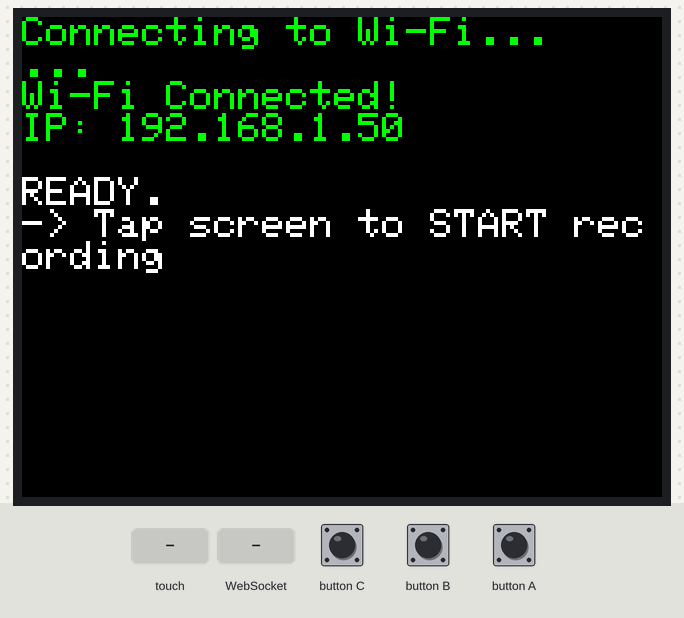
A sketch run on a simulated ESP32-S3. Shown: 320×240 colour display. The test bench sets the inputs (shaded band). WiFi joins after 1.5 s; servers stay silent unless stated.

Above: at 2.8 s.
2.9 s: touch panel pressed at 13 % / 10 % of its raw x / y range
At 3.3 s:
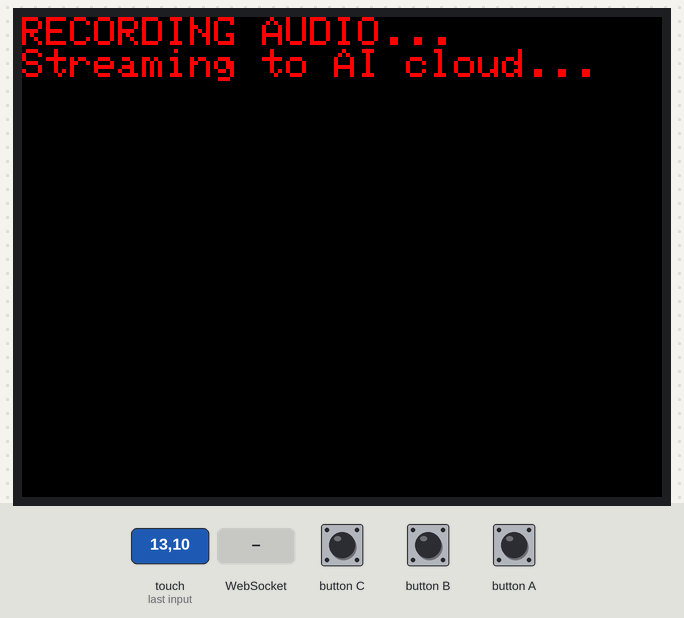
4.4 s: WebSocket text "ERROR:" received
At 4.9 s:
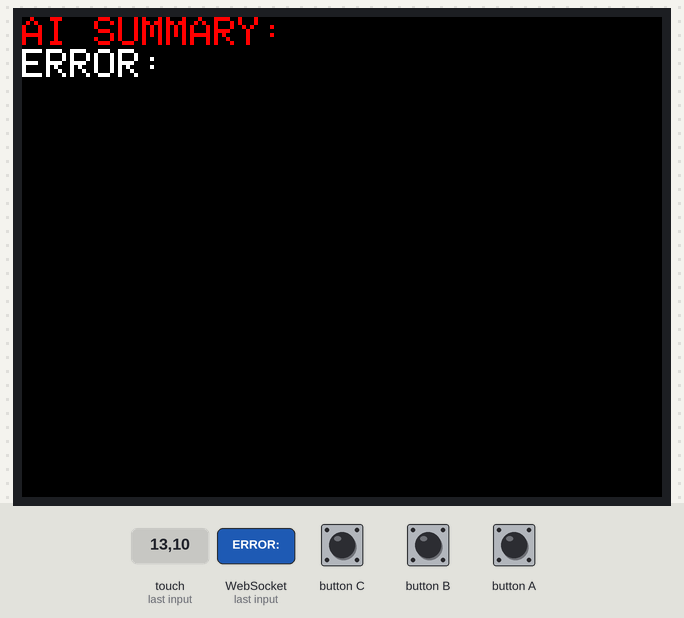
6.0 s: touch panel pressed at 38 % / 10 % of its raw x / y range
At 6.9 s:
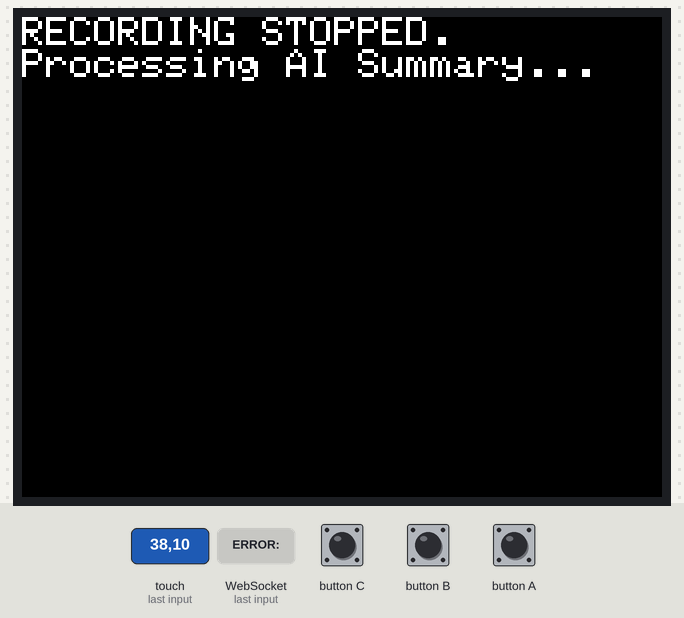
7.5 s: WebSocket text "1" received
At 7.9 s:
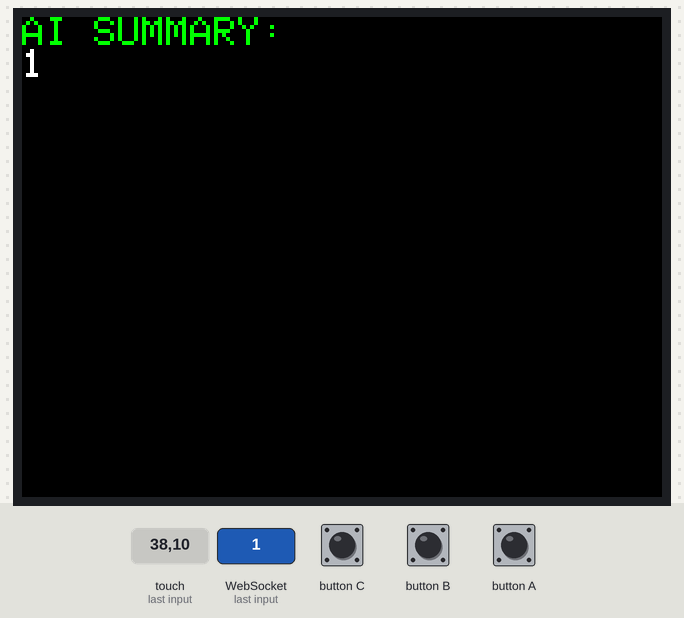
9.0 s: touch panel pressed at 62 % / 10 % of its raw x / y range
At 10.2 s:
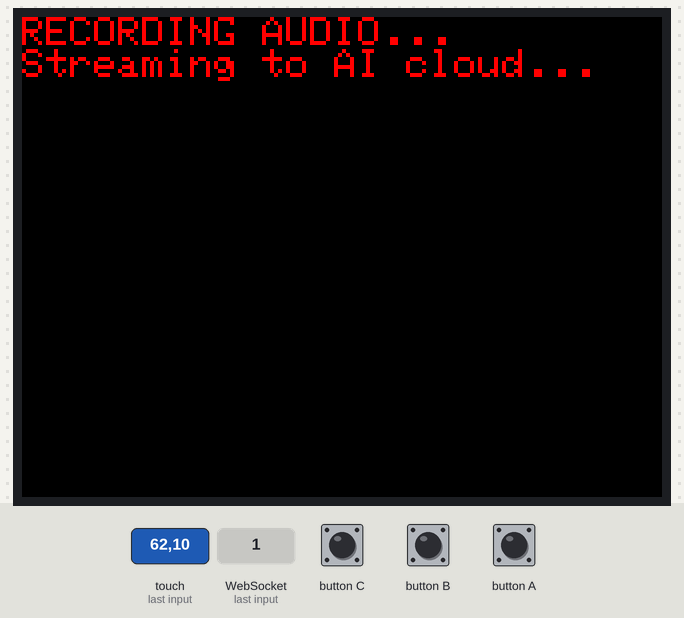
10.5 s: touch panel pressed at 87 % / 10 % of its raw x / y range
At 11.6 s:
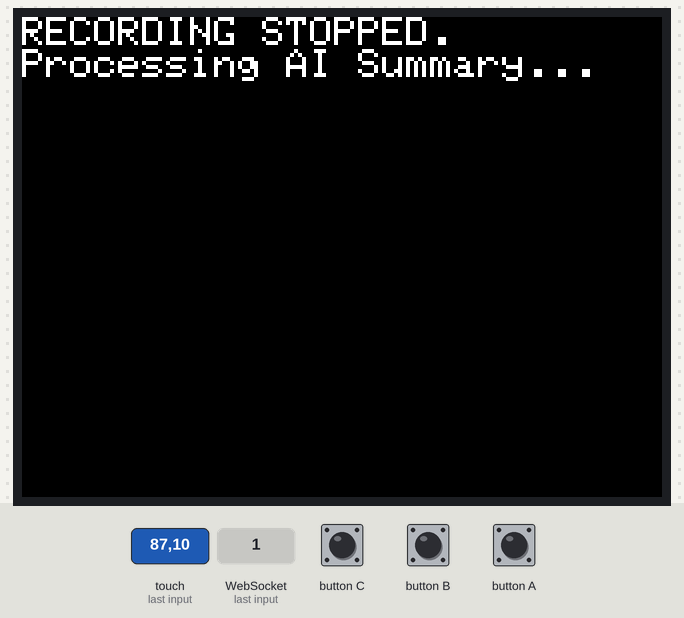
Timing chart, 0 to 13.0 s (numbered marks = the images above; inputs shaded):
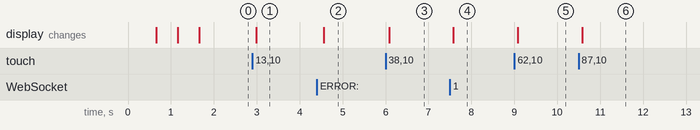

Measured:
- after the input at 2.9 s, the display: changes after 0.08 s (image 1)
- after the input at 4.4 s, the display: changes after 0.16 s (image 2)
- after the input at 6.0 s, the display: changes after 0.08 s (image 3)
- after the input at 7.5 s, the display: changes after 0.08 s (image 4)
- after the input at 9.0 s, the display: changes after 0.08 s (image 5)
- after the input at 10.5 s, the display: changes after 0.08 s (image 6)

The sketch:

sketch_aug27a.ino
```cpp
#include <M5CoreS3.h>
#include <WiFi.h>
#include <WebSocketsClient.h>

// 1. CONFIGURE YOUR NETWORK (Update these)
const char* ssid     = "404 Network Not Found";
const char* password = "K@rthik2001";
const char* serverIP = "192.168.1.156"; // Set locally before uploading
const int serverPort = 8000;

WebSocketsClient webSocket;
bool isRecording = false;
bool showingSummary = false;
// Audio Configuration for the built-in microphone
#define SAMPLE_RATE 16000
// 256 samples x 2 bytes = 512 bytes of 16-bit PCM audio.
int16_t audioBuffer[256];

// Local speech gate: tune this if your room is unusually quiet or noisy.
const int32_t VAD_THRESHOLD = 400;
const uint8_t VAD_HANGOVER_CHUNKS = 30; // About 480 ms at 16 kHz.
const uint8_t VAD_PREROLL_CHUNKS = 3; // Keep about 48 ms before speech starts.
bool speechActive = false;
uint8_t silentChunks = 0;
int16_t preRoll[VAD_PREROLL_CHUNKS][256];
uint8_t preRollCount = 0;

int32_t audioLevel(const int16_t* samples, size_t count) {
    uint64_t total = 0;

    for (size_t i = 0; i < count; i++) {
        total += abs((int32_t)samples[i]);
    }

    return (int32_t)(total / count);
}

void printWrapped(const String& text) {
    const int maxChars = 26;
    String line = "";

    for (int i = 0; i < text.length(); i++) {
        char c = text[i];

        if (c == '\n' || c == '\r') {
            if (line.length() > 0) {
                CoreS3.Display.println(line);
                line = "";
            }
            continue;
        }

        line += c;

        if (line.length() >= maxChars) {
            CoreS3.Display.println(line);
            line = "";
        }
    }

    if (line.length() > 0) {
        CoreS3.Display.println(line);
    }
}

void webSocketEvent(WStype_t type, uint8_t *payload, size_t length) {
    if (type == WStype_CONNECTED) {
        if (!showingSummary) {
            CoreS3.Display.clear();
            CoreS3.Display.setCursor(0, 0);
            CoreS3.Display.setTextColor(GREEN);
            CoreS3.Display.println("Server connected");
        }
    }
    else if (type == WStype_TEXT) {
        showingSummary = true;

        String summary = "";
        for (size_t i = 0; i < length; i++) {
            summary += (char)payload[i];
        }

        CoreS3.Display.clear();
        CoreS3.Display.setCursor(0, 0);

        if (summary.startsWith("ERROR:")) {
            CoreS3.Display.setTextColor(RED);
        } else {
            CoreS3.Display.setTextColor(GREEN);
        }

        CoreS3.Display.println("AI SUMMARY:");
        CoreS3.Display.setTextColor(WHITE);
        printWrapped(summary);
    }
}

void setup() {
    CoreS3.begin(); // Initializes screen, power, and hardware
    CoreS3.Display.setTextColor(GREEN);
    CoreS3.Display.setTextSize(2);
    CoreS3.Display.println("Connecting to Wi-Fi...");

    // Connect to Wi-Fi
    WiFi.begin(ssid, password);
    while (WiFi.status() != WL_CONNECTED) {
        delay(500);
        CoreS3.Display.print(".");
    }

    CoreS3.Display.println("\nWi-Fi Connected!");
    CoreS3.Display.print("IP: "); CoreS3.Display.println(WiFi.localIP());

    // Connect to your laptop's Python Backend
    webSocket.begin(serverIP, serverPort, "/process-audio");
    webSocket.onEvent(webSocketEvent);
    webSocket.setReconnectInterval(5000);

    // FIX 1: Configure the microphone sample rate first using M5Stack config
    auto config = CoreS3.Mic.config();
    config.sample_rate = SAMPLE_RATE;
    CoreS3.Mic.config(config);

    // Begin microphone with 0 arguments as required by your library
    CoreS3.Mic.begin();

    CoreS3.Display.setTextColor(WHITE);
    CoreS3.Display.println("\nREADY.");
    CoreS3.Display.println("-> Tap screen to START recording");
}

void loop() {
    CoreS3.update(); // Updates hardware state
    webSocket.loop();

    // Check if user tapped the screen to toggle recording
    if (CoreS3.Touch.getCount() > 0 && CoreS3.Touch.getDetail(0).wasPressed()) {
        isRecording = !isRecording;
        if (isRecording) {
            showingSummary = false;
        }
        CoreS3.Display.clear();
        CoreS3.Display.setCursor(0, 0);

        if (isRecording) {
            CoreS3.Display.setTextColor(RED);
            CoreS3.Display.println("RECORDING AUDIO...");
            CoreS3.Display.println("Streaming to AI cloud...");
        } else {
            CoreS3.Display.setTextColor(WHITE);
            CoreS3.Display.println("RECORDING STOPPED.");
            CoreS3.Display.println("Processing AI Summary...");
            webSocket.sendTXT("END_OF_STREAM");
        }
    }

    // If recording, pull digital data from the mic and stream it instantly
    if (isRecording && webSocket.isConnected()) {
        // FIX 2: Use .record() instead of .read() as required by your library
        if (CoreS3.Mic.record(audioBuffer, 256, SAMPLE_RATE)) {
            // Gate silence locally before sending audio to the server.
            int32_t level = audioLevel(audioBuffer, 256);
            bool startedThisChunk = false;

            if (!speechActive && level >= VAD_THRESHOLD) {
                speechActive = true;
                startedThisChunk = true;
                silentChunks = 0;
                // Send the recent quiet chunks first so the first word is not clipped.
                uint8_t available = min(preRollCount, VAD_PREROLL_CHUNKS);
                uint8_t first = preRollCount >= VAD_PREROLL_CHUNKS
                    ? preRollCount % VAD_PREROLL_CHUNKS : 0;
                for (uint8_t i = 0; i < available; i++) {
                    uint8_t index = (first + i) % VAD_PREROLL_CHUNKS;
                    webSocket.sendBIN((uint8_t*)preRoll[index], sizeof(preRoll[index]));
                }
                webSocket.sendBIN((uint8_t*)audioBuffer, sizeof(audioBuffer));
            } else if (speechActive && level >= VAD_THRESHOLD) {
                silentChunks = 0;
            } else if (speechActive) {
                silentChunks++;
                if (silentChunks > VAD_HANGOVER_CHUNKS) {
                    speechActive = false;
                    preRollCount = 0;
                }
            }

            if (!speechActive) {
                memcpy(preRoll[preRollCount % VAD_PREROLL_CHUNKS], audioBuffer, sizeof(audioBuffer));
                preRollCount++;
            } else if (!startedThisChunk) {
                // Stream speech audio over the WebSocket bridge.
                webSocket.sendBIN((uint8_t*)audioBuffer, sizeof(audioBuffer));
            }
        }
    }
}
```
